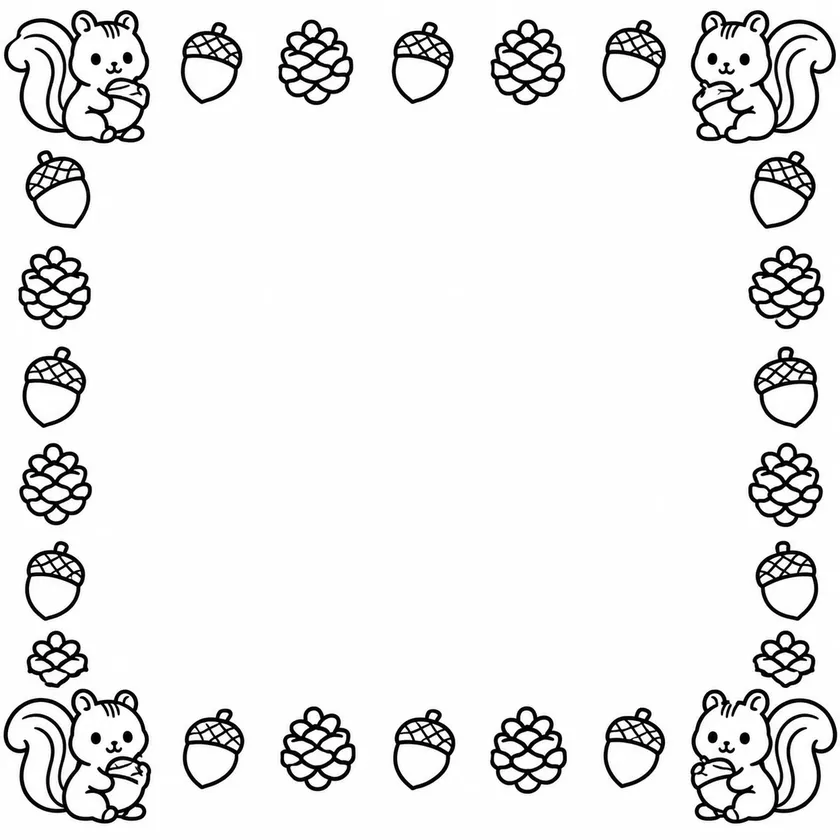
#> input picture binsen/assets/frames-src/aki-donguri.webp, 840 x 840 px, shrunk from 1254 x 1254 before the run; its folder holds only this picture in this run
$ python make_frames.py
#> lines starting #> are read from the running program, lines starting #| are printed output that depends on the picture; after the words box and inside, x2 and y2 are one past the last pixel; in counts of white or black regions, pixels touching at a corner belong together
"""枠の もと画像（assets/frames-src/*.webp）から、すみ・へんの 絵を 切り出して SVG に する。

  python3 binsen/tools/make_frames.py

いる もの: Pillow / numpy / scipy / potracer（pip install potracer）

1. 白黒に はっきり させる（灰色の よごれ・ぼかしを なくす）
2. 絵を 1つずつ 見つける（はなれた 線の かたまり ＋ 外わくが かさなる ものは 1つに まとめる）
3. 左上の すみの 絵 ＝ corner、上の へんの 絵を 左から 交互に A・B と して、まん中あたりの 1つずつを えらぶ
4. potrace で 線を なめらかな ベクター（SVG）に する（いんさつで ギザギザ しない）
できた もの: assets/frames/<名前>/corner.svg・a.svg・b.svg と assets/frames/sizes.js（たて・よこの 大きさ）
"""
import json
import pathlib

import numpy as np
import potrace
from PIL import Image
from scipy import ndimage

ROOT = pathlib.Path(__file__).resolve().parent.parent
SRC = ROOT / "assets" / "frames-src"
OUT = ROOT / "assets" / "frames"
PAD = 4


def groups(ink):
    lab, n = ndimage.label(ndimage.binary_dilation(ink, iterations=2))
    boxes = [[s[0].start, s[1].start, s[0].stop, s[1].stop] for s in ndimage.find_objects(lab)]
    # ほかの 絵の 中に ある かたまりは 1つの 絵に まとめる（にんじんの 顔の 線 など）
    merged = True
    while merged:
        merged = False
        for i in range(len(boxes)):
            for j in range(i + 1, len(boxes)):
                a, b = boxes[i], boxes[j]
                iy = min(a[2], b[2]) - max(a[0], b[0])
                ix = min(a[3], b[3]) - max(a[1], b[1])
                # 小さい ほうが 7わり いじょう 大きい ほうの 中に ある ときだけ（となりの 絵とは まとめない）
                if iy > 0 and ix > 0 and iy * ix >= 0.7 * min(area(a), area(b)):
                    boxes[i] = [min(a[0], b[0]), min(a[1], b[1]), max(a[2], b[2]), max(a[3], b[3])]
                    boxes.pop(j)
                    merged = True
                    break
            if merged:
                break
    # とても 小さい かたまり（パトカーの ランプの 光の 線 など）は いちばん 近い 絵に まとめる
    big = max(area(b) for b in boxes)
    small = [b for b in boxes if area(b) < big * 0.04]
    boxes = [b for b in boxes if area(b) >= big * 0.04]

    def gap(a, b):
        dy = max(0, max(a[0], b[0]) - min(a[2], b[2]))
        dx = max(0, max(a[1], b[1]) - min(a[3], b[3]))
        return dx * dx + dy * dy

    for s in small:
        k = min(range(len(boxes)), key=lambda i: gap(s, boxes[i]))
        b = boxes[k]
        boxes[k] = [min(s[0], b[0]), min(s[1], b[1]), max(s[2], b[2]), max(s[3], b[3])]
    return boxes


def area(b):
    return (b[2] - b[0]) * (b[3] - b[1])


def to_svg(ink, box):
    y0, x0, y1, x1 = box
    crop = np.pad(ink[y0:y1, x0:x1], PAD)
    h, w = crop.shape
    # potracer は 0（くろ）の ところを 線と みなすので、反てんして わたす
    plist = potrace.Bitmap(~crop).trace(turdsize=6, alphamax=1.0, opticurve=True, opttolerance=0.2)
    d = []
    for curve in plist:
        p = curve.start_point
        d.append(f"M{p.x:.1f} {p.y:.1f}")
        for seg in curve.segments:
            if seg.is_corner:
                d.append(f"L{seg.c.x:.1f} {seg.c.y:.1f}L{seg.end_point.x:.1f} {seg.end_point.y:.1f}")
            else:
                d.append(f"C{seg.c1.x:.1f} {seg.c1.y:.1f} {seg.c2.x:.1f} {seg.c2.y:.1f} {seg.end_point.x:.1f} {seg.end_point.y:.1f}")
        d.append("Z")
    svg = (f'<svg xmlns="http://www.w3.org/2000/svg" viewBox="0 0 {w} {h}" width="{w}" height="{h}">'
           f'<path fill="#000" fill-rule="evenodd" d="{"".join(d)}"/></svg>\n')
    return svg, w, h


def main():
    info = {}
    for src in sorted(SRC.glob("*.webp")):
        a = np.array(Image.open(src).convert("L"))
        H, W = a.shape
#> H = 840; W = 840
        ink = a < 128
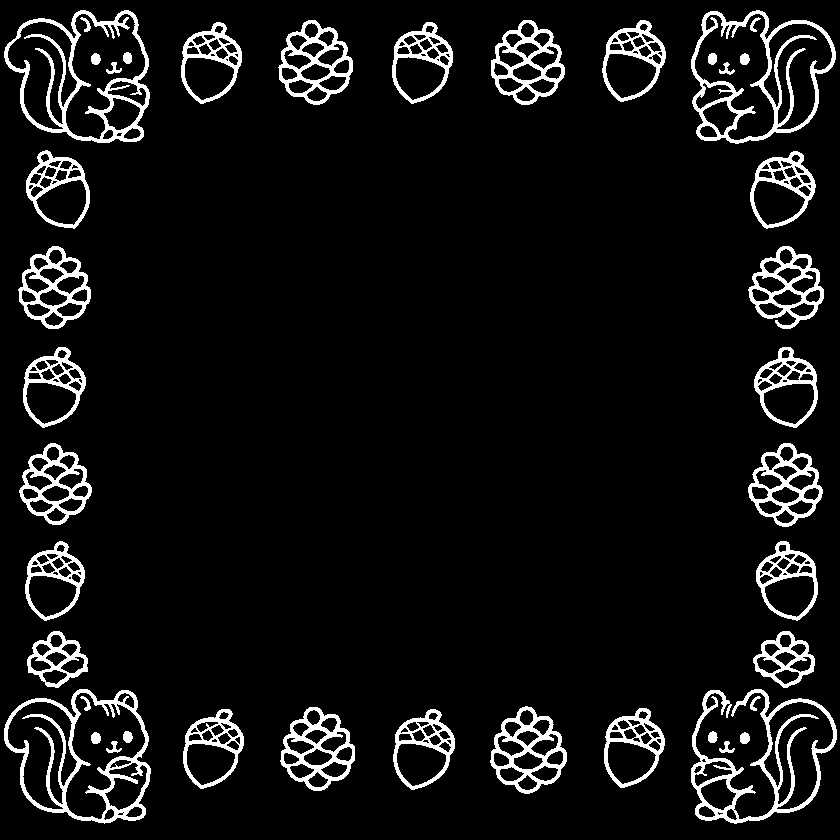
#> ink: shape (840, 840) bool; 7.6% white; 42 white regions, largest, box (x1, y1, x2, y2) and area: (4, 689, 151, 824) 4282, (691, 689, 837, 824) 4238, (4, 10, 150, 143) 4194
        boxes = groups(ink)
#> in groups, `lab, n = ndimage.label(ndimage.binary_dilation(ink, iterations=2))`:
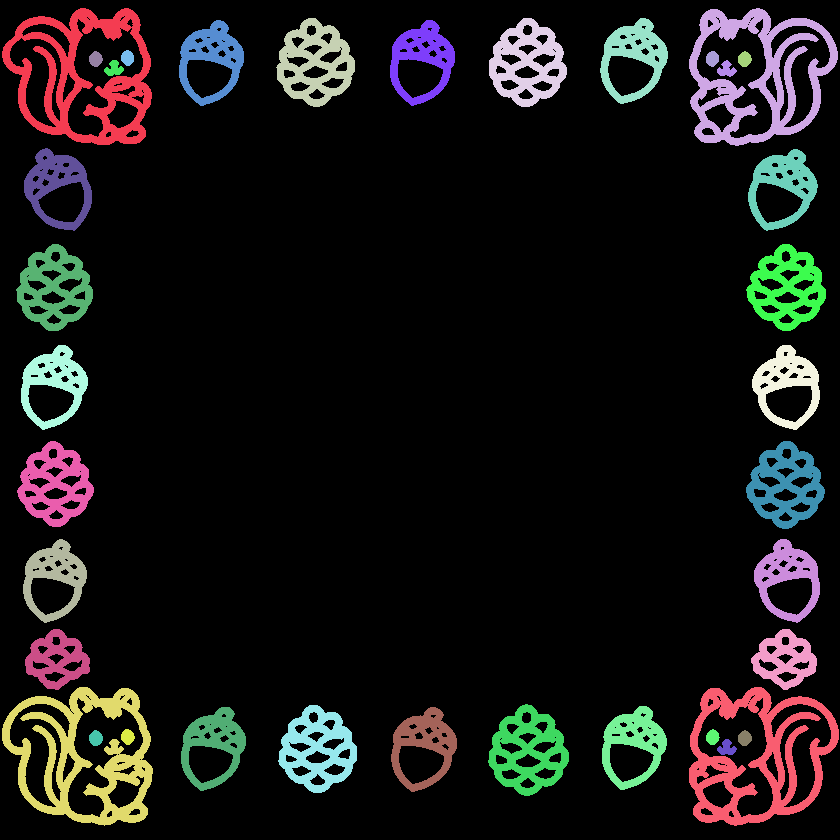
#> lab: shape (840, 840) int32; 38 distinct labels, from 0 to 37; one colour per label, 0 black
#> in groups, `lab, n = ndimage.label(ndimage.binary_dilation(ink, iterations=2))`: n = 37
#> in groups, `boxes = [[s[0].start, s[1].start, s[0].stop, s[1].stop] for s in ndima..`: boxes = 37 items, first 6: [8, 2, 145, 152], [8, 689, 146, 838], [18, 276, 107, 355], [18, 489, 107, 567], [18, 600, 104, 668], [20, 179, 106, 244]
#> after the loop in groups, `while merged:`: boxes = 26 items, first 6: [8, 2, 145, 152], [8, 689, 146, 838], [18, 276, 107, 355], [18, 489, 107, 567], [18, 600, 104, 668], [20, 179, 106, 244]
#> in groups, `big = max(area(b) for b in boxes)`: big = 20989
#> in groups, `small = [b for b in boxes if area(b) < big * 0.04]`: small = []
        corner = max((b for b in boxes if b[0] < H * 0.15 and b[1] < W * 0.15), key=area)
#> corner = [8, 2, 145, 152]
        top = sorted((b for b in boxes
                      if (b[0] + b[2]) / 2 < H * 0.15 and b[1] >= corner[3] - 4
                      and area(b) < area(corner) * 0.6), key=lambda b: b[1])
#> top = [[20, 179, 106, 244], [18, 276, 107, 355], [20, 390, 106, 455], [18, 489, 107, 567], [18, 600, 104, 668]]
        A, B = top[0::2], top[1::2]
#> A = [[20, 179, 106, 244], [20, 390, 106, 455], [18, 600, 104, 668]]; B = [[18, 276, 107, 355], [18, 489, 107, 567]]
        pick = {"corner": corner, "a": A[len(A) // 2], "b": B[len(B) // 2]}
#> pick = {'corner': [8, 2, 145, 152], 'a': [20, 390, 106, 455], 'b': [18, 489, 107, 567]}
        name = src.stem
        (OUT / name).mkdir(parents=True, exist_ok=True)
        info[name] = {}
        for part, box in pick.items():
            svg, w, h = to_svg(ink, box)
            (OUT / name / f"{part}.svg").write_text(svg)
            info[name][part] = [w, h]
#> this loop made 1 pass
#> (part, y0 in to_svg, x0 in to_svg, y1 in to_svg, x1 in to_svg, h, w) on pass 1: ('corner', 8, 2, 145, 152, 145, 158)
#> pass 1, in to_svg, `crop = np.pad(ink[y0:y1, x0:x1], PAD)`:
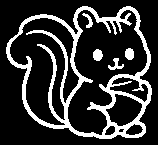
#> crop: shape (145, 158) bool; 19.8% white; 5 white regions, box (x1, y1, x2, y2) and area: (6, 6, 152, 139) 4194, (93, 49, 103, 61) 93, (125, 48, 134, 60) 89, (108, 58, 124, 70) 84, (82, 13, 93, 28) 65
#> after the loop, info = 1 item
        print(name, "edge motifs:", len(top), info[name])
    # アプリが file:// でも よめる ように JS で 書き出す
    (OUT / "sizes.js").write_text("// make_frames.py で 自動で 作った ファイル（手で 書きかえない）\n"
                                  "window.FRAME_SIZES = " + json.dumps(info, ensure_ascii=False) + ";\n")


if __name__ == "__main__":
    main()
#> (the call stopped at in to_svg, `plist = potrace.Bitmap(~crop).trace(turdsize=6, alphamax=1.0, opticurv..`: potrace is not available in this run)

$ run again, on binsen/assets/frames-src/aki-momiji.webp
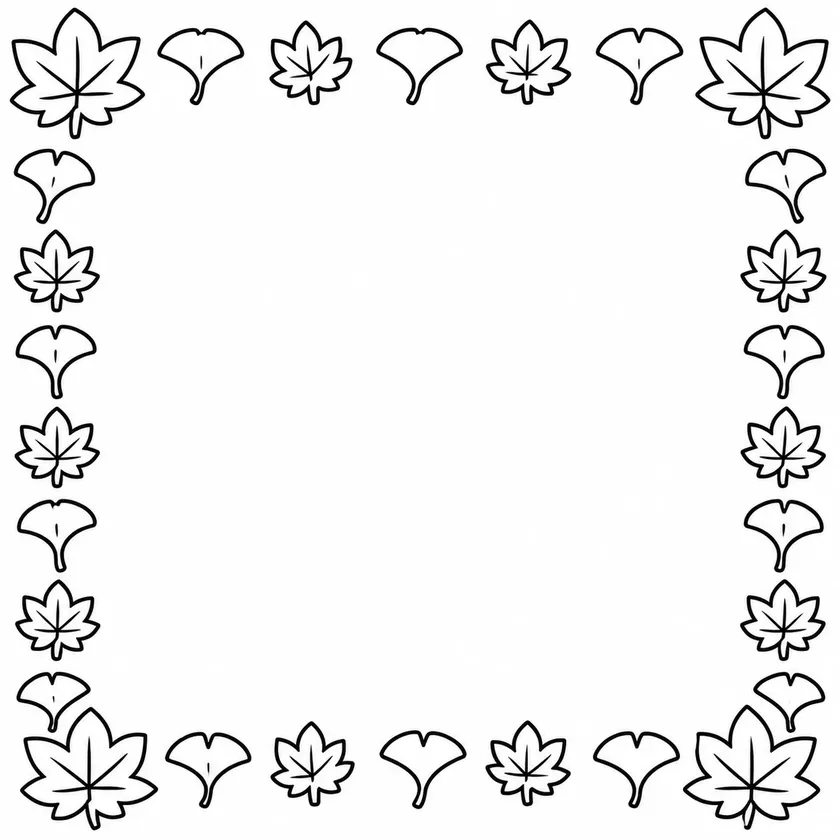
#> input picture binsen/assets/frames-src/aki-momiji.webp, 840 x 840 px, shrunk from 1254 x 1254 before the run
#> ink: shape (840, 840) bool; 5.6% white; 42 white regions (5 under 20 px), largest, box (x1, y1, x2, y2) and area: (695, 8, 830, 139) 2844, (10, 8, 145, 139) 2829, (683, 705, 820, 830) 2710
#> in groups, `lab, n = ndimage.label(ndimage.binary_dilation(ink, iterations=2))`:
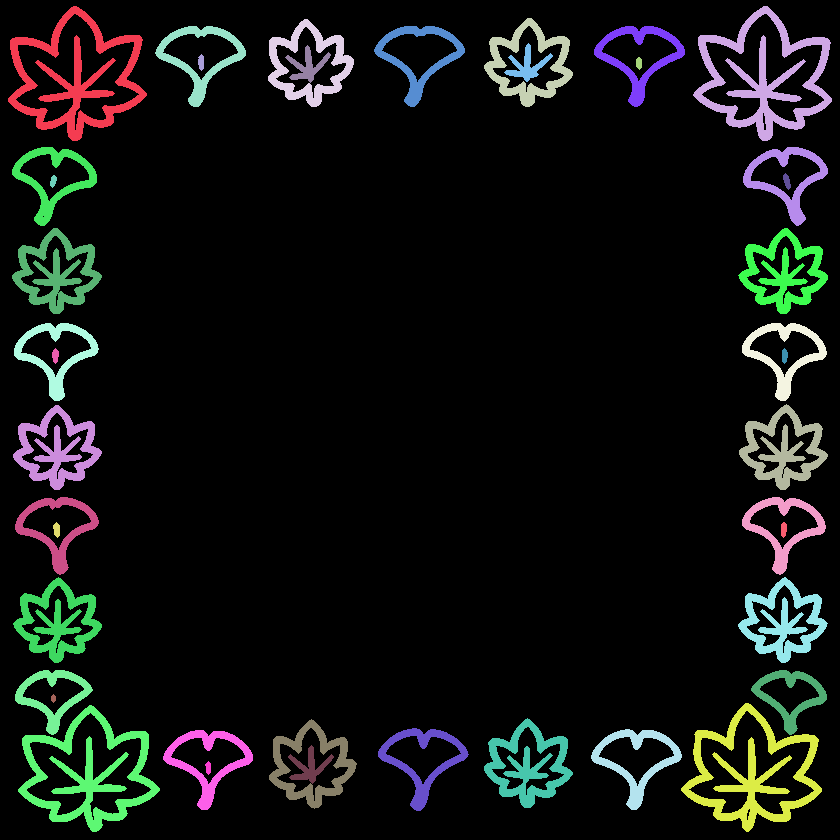
#> lab: shape (840, 840) int32; 42 distinct labels, from 0 to 41; one colour per label, 0 black
#> n = 41
#> in groups, `boxes = [[s[0].start, s[1].start, s[0].stop, s[1].stop] for s in ndima..`: boxes = 41 items, first 6: [6, 8, 141, 147], [6, 693, 141, 832], [18, 484, 107, 573], [19, 268, 107, 354], [26, 155, 107, 246], [26, 374, 107, 465]
#> after the loop in groups, `while merged:`: boxes = 28 items, first 6: [6, 8, 141, 147], [6, 693, 141, 832], [18, 484, 107, 573], [19, 268, 107, 354], [26, 155, 107, 246], [26, 374, 107, 465]
#> big = 18765
#> small = []
#> corner = [6, 8, 141, 147]
#> top = [[26, 155, 107, 246], [19, 268, 107, 354], [26, 374, 107, 465], [18, 484, 107, 573], [26, 594, 107, 685]]
#> A = [[26, 155, 107, 246], [26, 374, 107, 465], [26, 594, 107, 685]]; B = [[19, 268, 107, 354], [18, 484, 107, 573]]
#> pick = {'corner': [6, 8, 141, 147], 'a': [26, 374, 107, 465], 'b': [18, 484, 107, 573]}
#> the loop in main, `for part, box in pick.items():` made 1 pass
#> (part, y0 in to_svg, x0 in to_svg, y1 in to_svg, x1 in to_svg, h, w) on pass 1: ('corner', 6, 8, 141, 147, 143, 147)
#> pass 1, in to_svg, `crop = np.pad(ink[y0:y1, x0:x1], PAD)`:
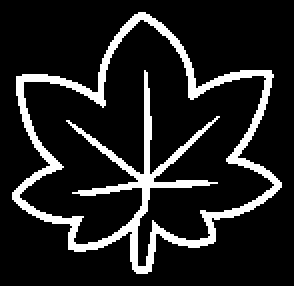
#> crop: shape (143, 147) bool (shown 2 times larger); 13.5% white; 1 white region, box (x1, y1, x2, y2) and area: (6, 6, 141, 137) 2829
#> after the loop in main, `for part, box in pick.items():`: info = 1 item
